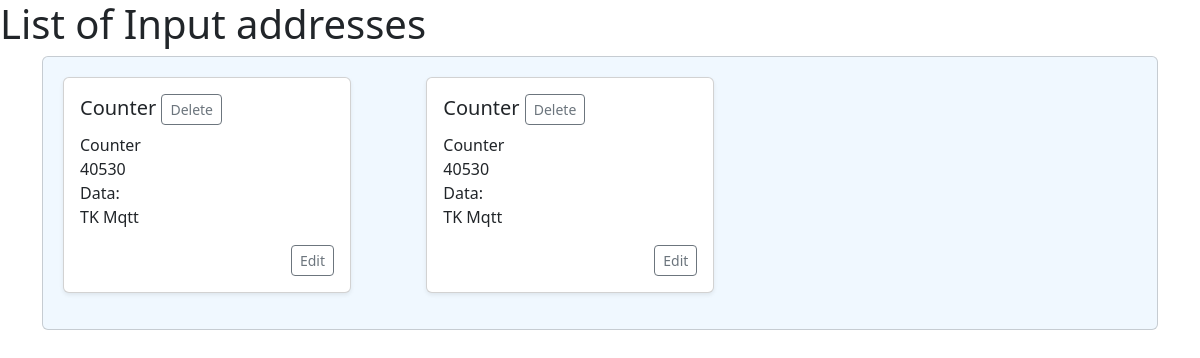
Page /list/inputs/addresses/ on the earlier database version.
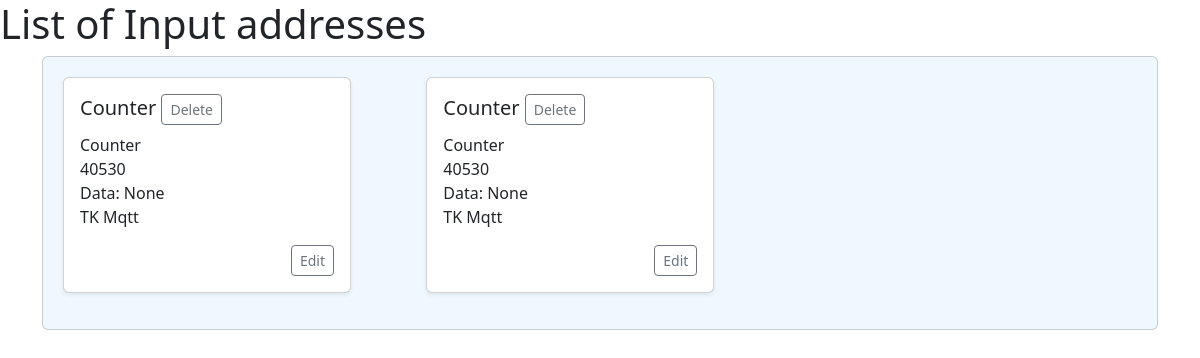
Same page on the later database version.
### iiot/models.py (models this page shows, shortened)
class InputAddresses(models.Model):
    address_id=models.UUIDField(primary_key=True,default=uuid.uuid4)
    variable_name=models.CharField(max_length=24)
    address=models.CharField(max_length=24)
    data=models.CharField(max_length=24,default='')
    device=models.ForeignKey(InputDevices,on_delete=models.CASCADE)

class InputDevices(models.Model):
    device_id=models.UUIDField(primary_key=True,default=uuid.uuid4,unique=True)
    device_name=models.CharField(max_length=24)
    ip_address=models.GenericIPAddressField(max_length=24)
    port=models.IntegerField()
    rack=models.IntegerField(default=1)
    slot=models.IntegerField(default=1)
    device_protocol=models.CharField(max_length=10,choices=plc_protocols,default="S7Tsap")
    def __str__(self):
        return self.device_name

### iiot/views.py (the view)
# urls.py: path("list/inputs/addresses/", views.listInputAddresses,name='ListInputAddress'),
def listInputAddresses(request):
    inputAddresses=InputAddresses.objects.all()
    context={
         'inputAddresses':inputAddresses
     }
    return render(request,"iiot/listInputAddresses.html",context)

### iiot/templates/iiot/listInputAddresses.html
{% extends 'base/base.html' %}
{% load crispy_forms_tags %}
{% block 'body' %}
    <h1>List of Input addresses
    </h1>
    <div class="container">
        <div class="card overflow-auto" style="background-color: #f0f8ff; padding: 20px;">
            <div class="row row-cols-1 row-cols-sm-2 row-cols-md-3 g-3">
            {% for adr in inputAddresses %}
            <div class="col">
                {% include "components/listing_InputAddresses.html" %}
            </div>
            {% endfor %}
        </div>
        </div>
    </div>
{% endblock %}

### iiot/templates/components/listing_InputAddresses.html
<div class="card shadow-sm mb-3" style="max-width: 18rem;">
    <div class="card-body">
        <h5 class="card-title">{{adr.variable_name}}
            <a href="{% url 'RemoveInputAddress'  address_id=adr.address_id %}" type="button" class="btn btn-sm btn-outline-secondary">Delete</a>
        </h5>
        <ul class="list-unstyled mb-3">
            <li>{{adr.variable_name}}</li>
            <li>{{adr.address}}</li>
            <li>Data: {{adr.data}}</li>
            <li>{{adr.device}}</li>
        </ul>
        <div class="d-flex justify-content-end">
            <a href="{% url 'EditAddress' address_id=adr.address_id %}" type="button" class="btn btn-sm btn-outline-secondary">Edit</a>
        </div>
    </div>
</div>

Differences in the rows shown:
changed InputAddresses (number 1 of 2 on the later page): data (not shown) → "None"
changed InputAddresses (number 2 of 2 on the later page): data (not shown) → "None"
